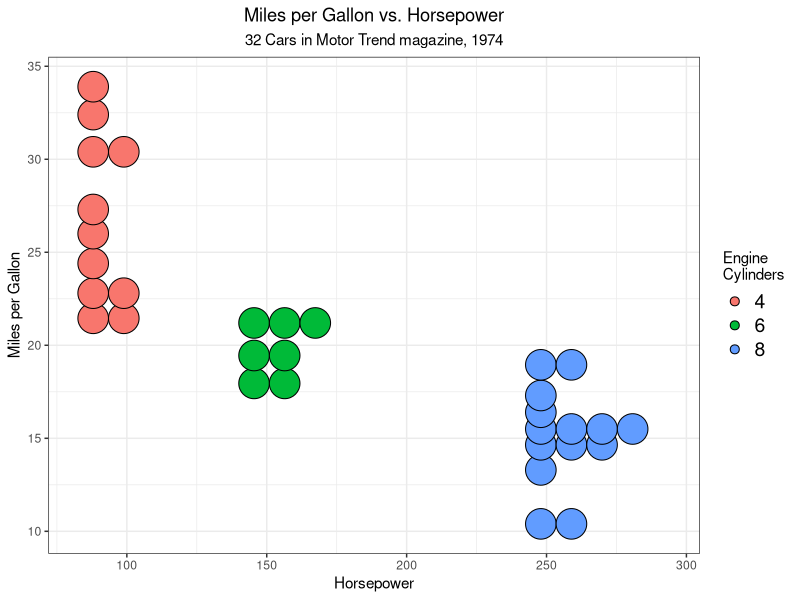

This figure's R source:
library(tidyverse)

ggplot(mtcars,
       aes(x=hp,y=mpg,fill=factor(cyl)))+
  geom_dotplot(binaxis="y",
               stackdir="up",
               position="dodge",
               dotsize=2.1)+
  theme_bw()+
  labs(title="Miles per Gallon vs. Horsepower",
       subtitle="32 Cars in Motor Trend magazine, 1974",
       x="Horsepower",
       y="Miles per Gallon")+
  scale_fill_discrete(name="Engine\nCylinders")+
  theme(legend.text=element_text(size=14),
        plot.title=element_text(hjust=0.5),
        plot.subtitle=element_text(hjust=0.5))
